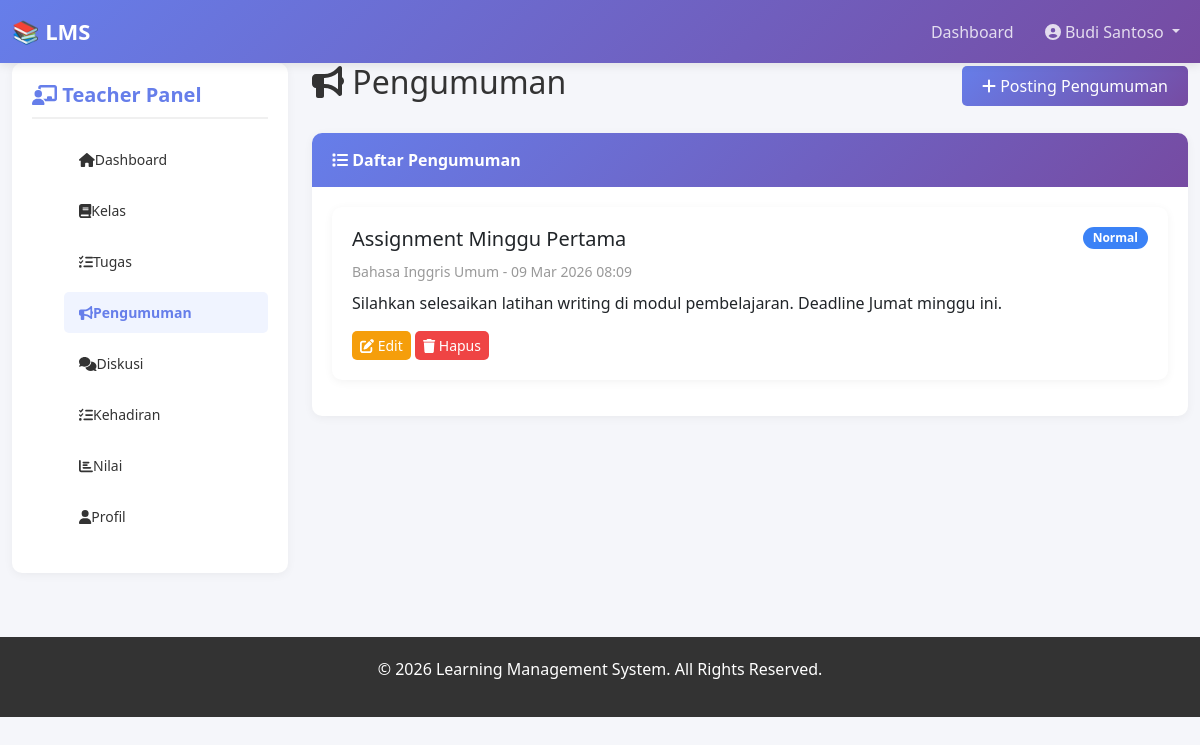
Screenshot of /teacher/announcements.php (signed in) with the database file from the repository.
### tables this page shows
CREATE TABLE `announcements` (
  `id` int(11) NOT NULL,
  `class_id` int(11) NOT NULL,
  `title` varchar(255) NOT NULL,
  `content` text NOT NULL,
  `created_by` int(11) NOT NULL,
  `priority` enum('low','normal','high') DEFAULT 'normal',
  `created_at` timestamp NOT NULL DEFAULT current_timestamp(),
  `updated_at` timestamp NOT NULL DEFAULT current_timestamp() ON UPDATE current_timestamp()
);

CREATE TABLE `classes` (
  `id` int(11) NOT NULL,
  `code` varchar(20) NOT NULL,
  `name` varchar(100) NOT NULL,
  `description` text DEFAULT NULL,
  `teacher_id` int(11) NOT NULL,
  `class_image` varchar(255) DEFAULT NULL,
  `status` enum('active','inactive') DEFAULT 'active',
  `created_at` timestamp NOT NULL DEFAULT current_timestamp(),
  `updated_at` timestamp NOT NULL DEFAULT current_timestamp() ON UPDATE current_timestamp()
);

### teacher/announcements.php (the view, shortened to what this page needs)
<?php
require '../includes/config.php';
$teacher_id = $_SESSION['user_id'];
$announcements_query = "SELECT a.*, c.name as class_name FROM announcements a
                       JOIN classes c ON a.class_id = c.id
                       WHERE c.teacher_id = $teacher_id ORDER BY a.created_at DESC";
$announcements = $conn->query($announcements_query);
require '../includes/header.php';
?>
<div class="col-md-3 mb-4">
    <div class="sidebar">
        <h5><i class="fas fa-chalkboard-user"></i> Teacher Panel</h5>
        <ul class="sidebar-menu">
            <li><a href="dashboard.php"><i class="fas fa-home"></i> Dashboard</a></li>
            <li><a href="classes.php"><i class="fas fa-book"></i> Kelas</a></li>
            <li><a href="assignments.php"><i class="fas fa-tasks"></i> Tugas</a></li>
            <li><a href="announcements.php" class="active"><i class="fas fa-bullhorn"></i> Pengumuman</a></li>
            <li><a href="discussions.php"><i class="fas fa-comments"></i> Diskusi</a></li>
            <li><a href="attendance.php"><i class="fas fa-list-check"></i> Kehadiran</a></li>
            <li><a href="grades.php"><i class="fas fa-chart-bar"></i> Nilai</a></li>
            <li><a href="profile.php"><i class="fas fa-user"></i> Profil</a></li>
        </ul>
    </div>
</div>
<div class="col-md-9">
    <div class="d-flex justify-content-between align-items-center mb-4">
        <h2><i class="fas fa-bullhorn"></i> Pengumuman</h2>
        <button class="btn btn-primary" data-bs-toggle="modal" data-bs-target="#createAnnouncementModal">
            <i class="fas fa-plus"></i> Posting Pengumuman
        </button>
    </div>
    <div class="card">
        <div class="card-header">
            <i class="fas fa-list"></i> Daftar Pengumuman
        </div>
        <div class="card-body">
            <?php while ($ann = $announcements->fetch_assoc()): ?>
                <div class="card mb-3">
                    <div class="card-body">
                        <div class="d-flex justify-content-between align-items-start mb-2">
                            <div>
                                <h5><?php echo $ann['title']; ?></h5>
                                <small class="text-muted"><?php echo $ann['class_name']; ?> -
                                    <?php echo date('d M Y H:i', strtotime($ann['created_at'])); ?>
                                </small>
                            </div>
                            <span class="badge badge-<?php
                                                        echo $ann['priority'] == 'high' ? 'danger' : ($ann['priority'] == 'normal' ? 'info' : 'secondary');
                                                        ?>">
                                <?php echo ucfirst($ann['priority']); ?>
                            </span>
                        </div>
                        <p><?php echo nl2br($ann['content']); ?></p>
                        <a href="edit_announcement.php?id=<?php echo $ann['id']; ?>" class="btn btn-sm btn-warning">
                            <i class="fas fa-edit"></i> Edit
                        </a>
                        <a href="?delete=<?php echo $ann['id']; ?>" class="btn btn-sm btn-danger"
                            onclick="return confirmDelete();">
                            <i class="fas fa-trash"></i> Hapus
                        </a>
                    </div>
                </div>
            <?php endwhile; ?>
        </div>
    </div>
</div>
<?php require '../includes/footer.php'; ?>

### assets/css/style.css (style rules this page uses)
* { margin: 0; padding: 0; box-sizing: border-box; }
body { font-family: 'Segoe UI', Tahoma, Geneva, Verdana, sans-serif; background-color: #f5f6fa; color: #333; }
.sidebar { background: white; border-radius: 10px; padding: 20px; box-shadow: 0 2px 10px rgba(0, 0, 0, 0.05); position: sticky; top: 20px; height: fit-content; }
.sidebar h5 { color: #667eea; font-weight: bold; margin-bottom: 20px; padding-bottom: 10px; border-bottom: 2px solid #f0f0f0; }
.sidebar-menu { list-style: none; }
.sidebar-menu li { margin-bottom: 10px; }
.sidebar-menu a { color: #333; text-decoration: none; display: flex; align-items: center; padding: 10px 15px; border-radius: 5px; transition: 0.3s; font-size: 14px; }
.sidebar-menu a:hover, .sidebar-menu a.active { background: #f0f4ff; color: #667eea; font-weight: bold; }
.card { border: none; border-radius: 10px; box-shadow: 0 2px 10px rgba(0, 0, 0, 0.05); transition: 0.3s; margin-bottom: 20px; }
.card-header { background: linear-gradient(135deg, #667eea 0%, #764ba2 100%); color: white; border: none; border-radius: 10px 10px 0 0 !important; padding: 15px 20px; font-weight: bold; }
.card-body { padding: 20px; }
.btn-primary { background: linear-gradient(135deg, #667eea 0%, #764ba2 100%); border: none; border-radius: 5px; padding: 8px 20px; transition: 0.3s; }
.btn-danger { background: #ef4444; border: none; border-radius: 5px; }
.btn-warning { background: #f59e0b; border: none; border-radius: 5px; color: white; }
.badge { padding: 5px 10px; border-radius: 20px; font-size: 12px; }
.badge-info { background: #3b82f6; }
.text-muted { color: #999 !important; }

### rows the page displays
announcements: title "Assignment Minggu Pertama", class.name "Bahasa Inggris Umum", created_at "09 Mar 2026 08:09", priority "Normal", content "Silahkan selesaikan latihan writing di modul pembelajaran. Deadline Jumat minggu ini."

### other values shown
substr($full_name, 0, 20) "Budi Santoso"
